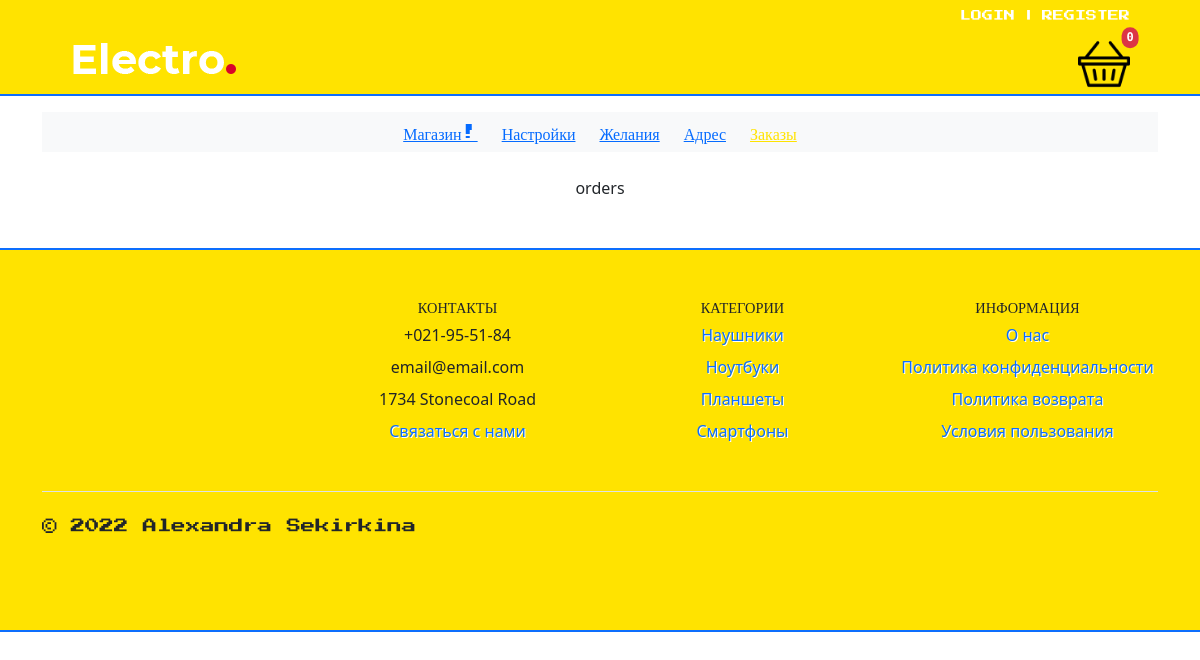
Page /user/profile/orders/ on the committed database.
### store/models.py (models this page shows, shortened)
class StoreInfo(models.Model):
    logo = models.ImageField(max_length=250)
    name = models.CharField(max_length=150)
    address = models.CharField(max_length=150)
    phone = models.CharField(max_length=150)
    short_description = models.CharField(max_length=250)
    email = models.EmailField(max_length=150)
    about_us = models.TextField(max_length=2500)
    privacy_policy = models.TextField(max_length=2500)
    orders_and_returns = models.TextField(max_length=2500)
    terms_and_conditions = models.TextField(max_length=2500)
    class Meta:
        verbose_name = 'Информация о магазине'
        verbose_name_plural = 'Информация о магазине'

class Category(models.Model):
    name = models.CharField(max_length=100, db_index=True, verbose_name='Категория')
    slug = models.SlugField(db_index=True, unique=True)
    objects = models.Manager()
    class Meta:
        verbose_name = 'Категория(ю)'
        verbose_name_plural = 'Категории'
    def get_absolute_url(self):
        return reverse('store:bycategory', kwargs={'slug': self.slug})

### user/views.py (the view)
# urls.py: path('orders/', user_orders, name='orders'),
def user_orders(request):
    context = {
        'info': 'orders',
    }
    return render(request, 'user/profile.html', context)

### cart/cart.py (called while the page is built)
    def __len__(self):
        return sum(item['qty'] for item in self.basket.values())

### cart/context_processors.py (called while the page is built)
def basket(request):
    return {'basket': Basket(request)}

### store/templatetags/store_tags.py (called while the page is built)
@register.simple_tag()
def get_categories():
    return cache.get_or_set('store_categories', Category.objects.filter().annotate(cnt=Count
    ('products', filter=F('products__is_available'))).filter(cnt__gt=0))

@register.simple_tag()
def get_store_info():
    return StoreInfo.objects.get(pk=1)

### user/templatetags/user_tags.py (called while the page is built)
@register.simple_tag()
def get_sections():
    context = (
        (reverse('home'), 'Магазин! '),
        (reverse('user:general'), 'Настройки'),
        (reverse('user:wishlist'), 'Желания'),
        (reverse('user:address'), 'Адрес'),
        (reverse('user:orders'), 'Заказы'),
    )
    return context

### user/templates/user/profile.html
{% extends 'base.html' %}
{% block navigation %}
{% include 'user/inc/_profile_navigation.html' %}
{% endblock %}
{% block content %}
<div class="container d-flex justify-content-center">
    {{ info }}
</div>
{% endblock %}

### templates/inc/_footer.html
{% load cache %}
{% cache 30 footer %}
{% load store_tags %}
{% get_store_info as store %}
{% get_categories as categories %}
<br>
<br>
<div class="FOOTER">
    <br>
    <div class="container">
        <footer class="py-4">
            <div class="row">
                <div class="col-6 col-md-3 mb-3">
                </div>
                <div class="col-6 col-md-3 mb-3">
                    <h5 class="FOOTER_TITLE">
                        Контакты </h5>
                    <ul class="nav flex-column text-center">
                        <li class="nav-item mb-2"> {{ store.phone }}</li>
                        <li class="nav-item mb-2"> {{ store.email }}</li>
                        <li class="nav-item mb-2"> {{ store.address }}</li>
                        <li class="nav-item mb-2 mx-auto FOOTER_LINKS">
                            <a href="{% url 'contact_form' %}" class="nav-link p-0">
                                Связаться с нами</a>
                        </li>
                    </ul>
                </div>
                <div class="col-6 col-md-3 mb-3">
                    <h5 class="FOOTER_TITLE">
                        Категории</h5>
                    <ul class="nav flex-column">
                        {% for cat in categories %}
                        <li class="nav-item mb-2 mx-auto FOOTER_LINKS">
                            <a href="{{ cat.get_absolute_url }}" class="nav-link p-0">
                                {{ cat.name }}</a></li>
                        {% endfor %}
                    </ul>
                </div>
                <div class="col-6 col-md-3 mb-3">
                    <h5 class="FOOTER_TITLE">
                        Информация</h5>
                    <ul class="nav flex-column">
                        <li class="nav-item mb-2 mx-auto FOOTER_LINKS">
                            <a href="{% url 'store:about' %}" class="nav-link p-0">
                                О нас</a>
                        </li>
                        <li class="nav-item mb-2 mx-auto FOOTER_LINKS">
                            <a href="{% url 'store:ppol' %}" class="nav-link p-0">
                                Политика конфиденциальности</a></li>
                        <li class="nav-item mb-2 mx-auto FOOTER_LINKS">
                            <a href="{% url 'store:ord_ret' %}" class="nav-link p-0">
                                Политика возврата</a>
                        </li>
                        <li class="nav-item mb-2 mx-auto FOOTER_LINKS">
                            <a href="{% url 'store:terms' %}" class="nav-link p-0">
                                Условия пользования</a>
                        </li>
                    </ul>
                </div>
            </div>
            <div class="d-flex flex-column flex-sm-row justify-content-between py-4 my-4 border-top">
                <p class="SIGNATURE">&copy; 2022 Alexandra Sekirkina</p>
                <ul class="list-unstyled d-flex">
                    <li class="ms-3"><a class="link-dark" href="#">
                        <svg class="bi" width="24" height="24">
                            <use xlink:href="#twitter"/>
                        </svg>
                    </a></li>
                    <li class="ms-3"><a class="link-dark" href="#">
                        <svg class="bi" width="24" height="24">
                            <use xlink:href="#instagram"/>
                        </svg>
                    </a></li>
                    <li class="ms-3"><a class="link-dark" href="#">
                        <svg class="bi" width="24" height="24">
                            <use xlink:href="#facebook"/>
                        </svg>
                    </a></li>
                </ul>
            </div>
        </footer>
    </div>
</div>
{% endcache %}

### electro/static/css/style.css (style rules this page uses)
.FOOTER { border-top: 2px solid #0d6efd; border-bottom: 2px solid #0d6efd; display: block; background-color: #ffe300; }
.FOOTER_TITLE { text-align: center; text-transform: uppercase; font-family: 'Press Start 2P', cursive; font-size: .9em; }
.FOOTER_LINKS { text-shadow: 1px 1px #fff; }
.SIGNATURE { font-family: 'Press Start 2P', cursive; font-size: .9em; }

### rows in the picture
StoreInfo: phone "+021-95-51-84", email "email@email.com", address "1734 Stonecoal Road"
Category: name "Наушники"
Category: name "Ноутбуки"
Category: name "Планшеты"
Category: name "Смартфоны"

### other values in the picture
{{ item.1 }} "Магазин!" "Настройки" "Желания" "Адрес" "Заказы"
{{ info }} "orders"
